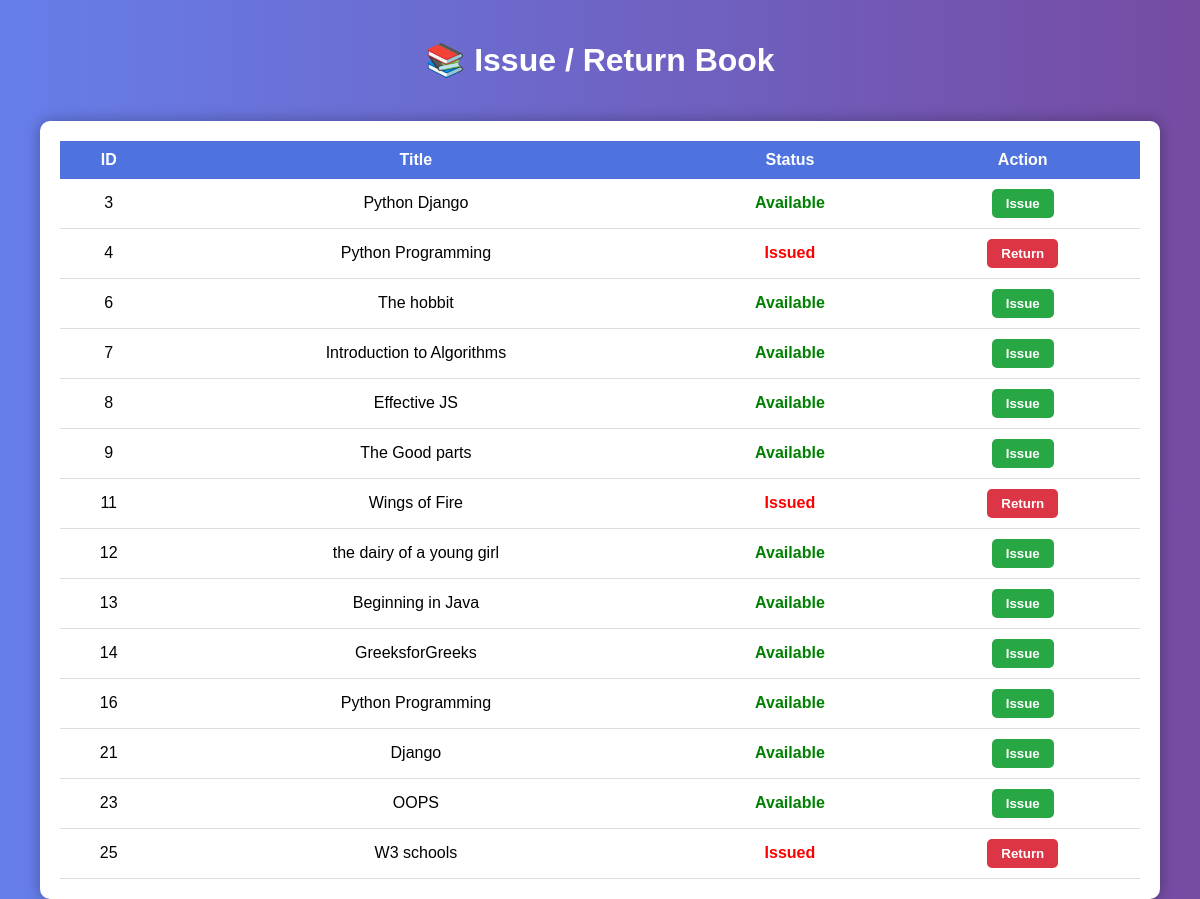
The page /issue/ on the database its author committed.
### app/models.py (models this page shows, shortened)
class Book(models.Model):
    title = models.CharField(max_length=100)
    author_name = models.CharField(max_length=100)
    status = models.CharField(max_length=30, default="Available")

### app/views.py (the view)
# urls.py: path("issue/", issue_book_page),
def issue_book_page(request):
    books = Book.objects.all()
    return render(request, "issue_book.html", {"books": books})

### app/templates/issue_book.html (shortened to what this page needs)
{% load static %}
<!DOCTYPE html>
<html>
<head>
</head>
<body>
<h1>📚 Issue / Return Book</h1>
<div class="container">
<table>
<tr>
<th>ID</th>
<th>Title</th>
<th>Status</th>
<th>Action</th>
</tr>
{% for book in books %}
<tr>
<td>{{book.id}}</td>
<td>{{book.title}}</td>
<td class="{% if book.status == 'Issued' %}issued{% else %}available{% endif %}">
{{book.status}}
</td>
<td>
{% if book.status == "Available" %}
<button class="issue-btn"
onclick="issueBook('{{book.id}}')">
Issue
</button>
{% else %}
<button class="return-btn"
onclick="returnBook('{{book.id}}')">
Return
</button>
{% endif %}
</td>
</tr>
{% endfor %}
</table>
</div>
</body>
</html>

### app/templates/issue_book.html (style rules this page uses)
body { background:linear-gradient(to right,#667eea,#764ba2); font-family:Arial; margin:0; }
h1 { text-align:center; color:white; padding:20px; }
.container { width:90%; margin:auto; background:white; padding:20px; border-radius:10px; box-shadow:0 0 15px rgba(0,0,0,0.3); }
table { width:100%; border-collapse:collapse; }
th { background:#4e73df; color:white; padding:10px; }
td { padding:10px; text-align:center; border-bottom:1px solid #ddd; }
button { padding:7px 14px; border:none; border-radius:5px; color:white; font-weight:bold; cursor:pointer; }
.issue-btn { background:#28a745; }
.return-btn { background:#dc3545; }
.available { color:green; font-weight:bold; }
.issued { color:red; font-weight:bold; }

### rows shown on the page
Book: id "3", title "Python Django", status "Available"
Book: id "4", title "Python Programming", status "Issued"
Book: id "6", title "The hobbit", status "Available"
Book: id "7", title "Introduction to Algorithms", status "Available"
Book: id "8", title "Effective JS", status "Available"
Book: id "9", title "The Good parts", status "Available"
Book: id "11", title "Wings of Fire", status "Issued"
Book: id "12", title "the dairy of a young girl", status "Available"
Book: id "13", title "Beginning in Java", status "Available"
Book: id "14", title "GreeksforGreeks", status "Available"
Book: id "16", title "Python Programming", status "Available"
Book: id "21", title "Django", status "Available"
Book: id "23", title "OOPS", status "Available"
Book: id "25", title "W3 schools", status "Issued"
